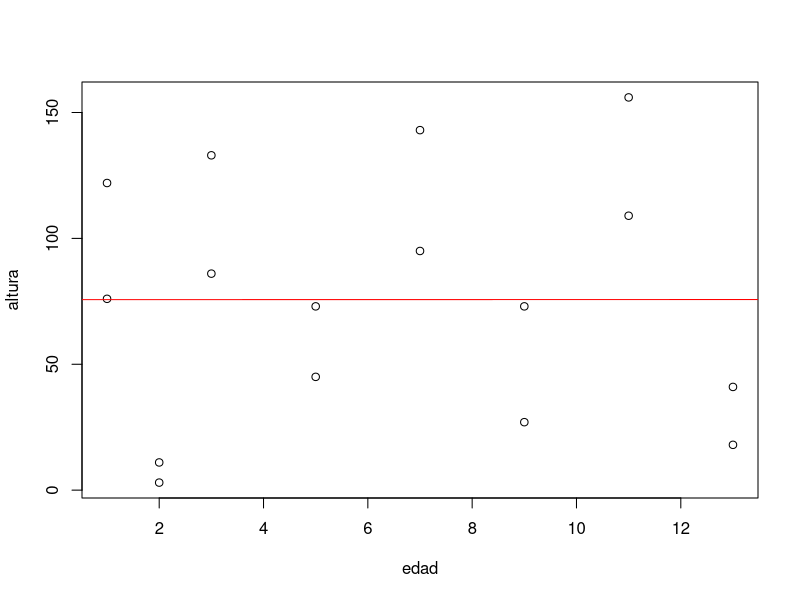

Write R code to recreate this figure.
edad=c(1,2,3,5,7,9,11,13)
altura=c(76,11,86,45,95,27,109,18,122,03,133,73,143,73,156,41)

datos1 = data.frame(edad,altura)
plot(datos1)

regr_edad_altura=lm(altura~edad,data=datos1)

summary(regr_edad_altura)

abline(regr_edad_altura,col="red")
